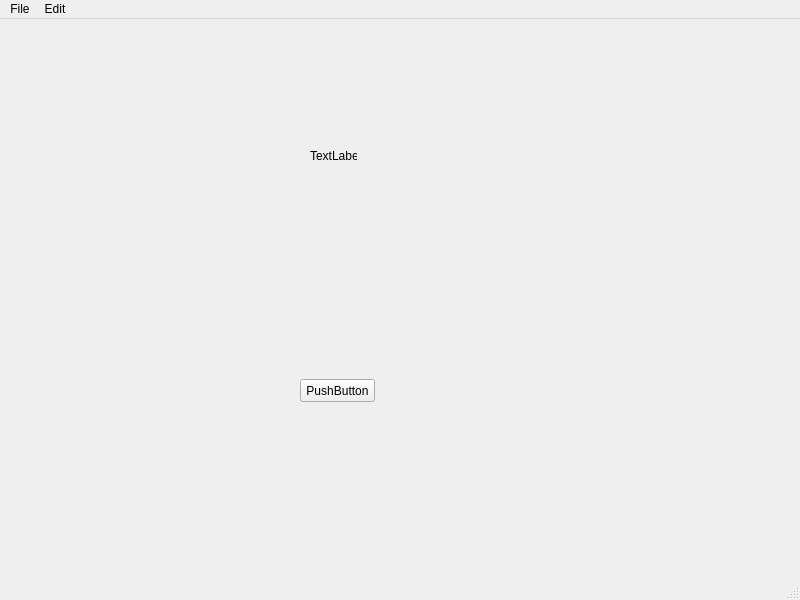
<?xml version="1.0" encoding="UTF-8"?>
<ui version="4.0">
 <class>MainWindow</class>
 <widget class="QMainWindow" name="MainWindow">
  <property name="geometry">
   <rect>
    <x>0</x>
    <y>0</y>
    <width>800</width>
    <height>600</height>
   </rect>
  </property>
  <property name="windowTitle">
   <string>MainWindow</string>
  </property>
  <widget class="QWidget" name="centralwidget">
   <widget class="QPushButton" name="pushButton">
    <property name="geometry">
     <rect>
      <x>300</x>
      <y>360</y>
      <width>75</width>
      <height>23</height>
     </rect>
    </property>
    <property name="text">
     <string>PushButton</string>
    </property>
   </widget>
   <widget class="QLabel" name="label">
    <property name="geometry">
     <rect>
      <x>310</x>
      <y>130</y>
      <width>47</width>
      <height>13</height>
     </rect>
    </property>
    <property name="text">
     <string>TextLabel</string>
    </property>
   </widget>
  </widget>
  <widget class="QMenuBar" name="menubar">
   <property name="geometry">
    <rect>
     <x>0</x>
     <y>0</y>
     <width>800</width>
     <height>21</height>
    </rect>
   </property>
   <widget class="QMenu" name="menuFile">
    <property name="title">
     <string>File</string>
    </property>
    <addaction name="actionNew"/>
    <addaction name="actionSave"/>
   </widget>
   <widget class="QMenu" name="menuEdit">
    <property name="title">
     <string>Edit</string>
    </property>
    <addaction name="actionCopy"/>
    <addaction name="actionPaste"/>
   </widget>
   <addaction name="menuFile"/>
   <addaction name="menuEdit"/>
  </widget>
  <widget class="QStatusBar" name="statusbar"/>
  <action name="actionNew">
   <property name="text">
    <string>New</string>
   </property>
   <property name="statusTip">
    <string>Create a new file</string>
   </property>
   <property name="shortcut">
    <string>Ctrl+N</string>
   </property>
  </action>
  <action name="actionSave">
   <property name="text">
    <string>Save</string>
   </property>
   <property name="statusTip">
    <string>Save a file</string>
   </property>
   <property name="shortcut">
    <string>Ctrl+S</string>
   </property>
  </action>
  <action name="actionCopy">
   <property name="text">
    <string>Copy</string>
   </property>
   <property name="statusTip">
    <string>Copy a file</string>
   </property>
  </action>
  <action name="actionPaste">
   <property name="text">
    <string>Paste</string>
   </property>
   <property name="statusTip">
    <string>Paste a file</string>
   </property>
   <property name="shortcut">
    <string>Ctrl+P</string>
   </property>
  </action>
 </widget>
 <resources/>
 <connections/>
</ui>
